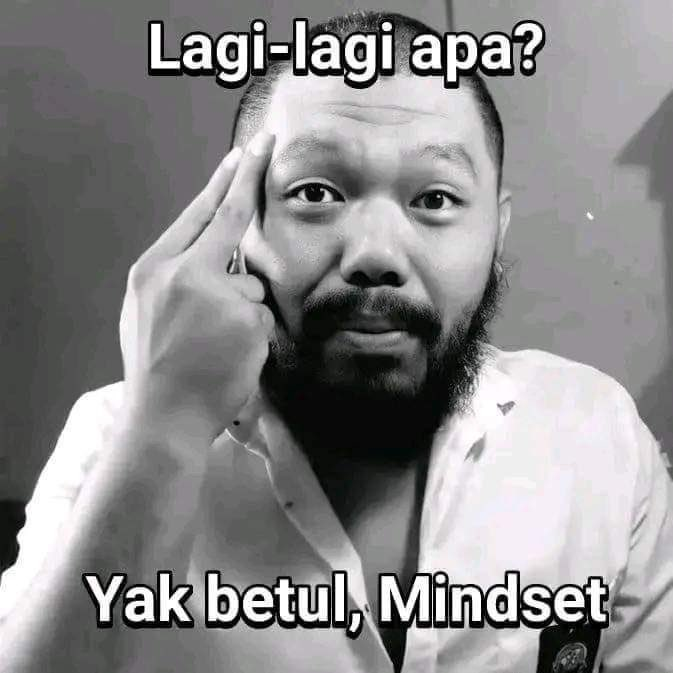
#> input picture Modul6/Percobaan/tes.jpg, 673 x 673 px, found by its file name
$ python percobaan3.py
#> lines starting #> are read from the running program, lines starting #| are printed output that depends on the picture
from PIL import Image, ImageEnhance

# TODO 1: Buka gambar dengan Pillow
img = Image.open('E:/Semester 5/Fungsio/Modul6/Percobaan/tes.jpg')
#> img is the input picture: PIL image 673x673 RGB; mean R, G, B 138.6, 137.8, 138.4

# TODO 2: Ubah tingkat kecerahan (brightness) dan kontras (contrast)
enchancer = ImageEnhance.Brightness(img)
brightened = enchancer.enhance(10)
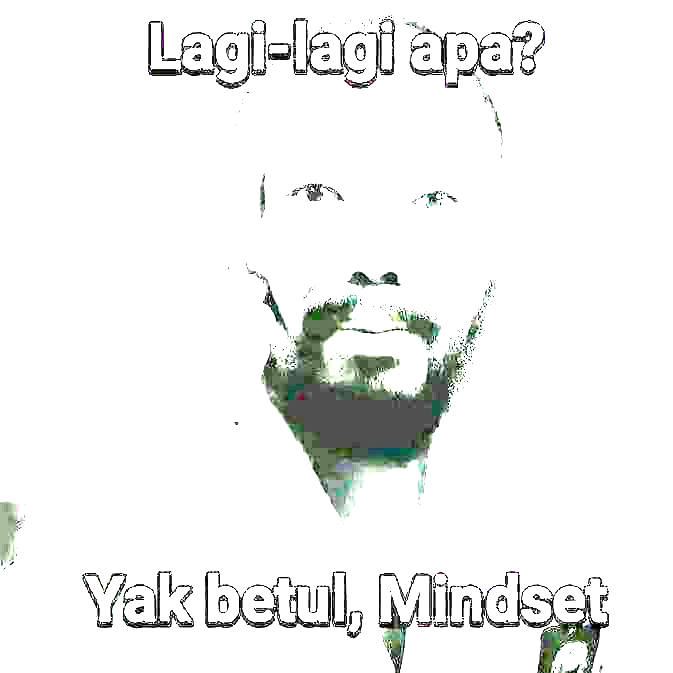
#> brightened: PIL image 673x673 RGB; mean R, G, B 240.3, 241.3, 240.3

enchancer = ImageEnhance.Contrast(brightened)
final_image = enchancer.enhance(1.2)
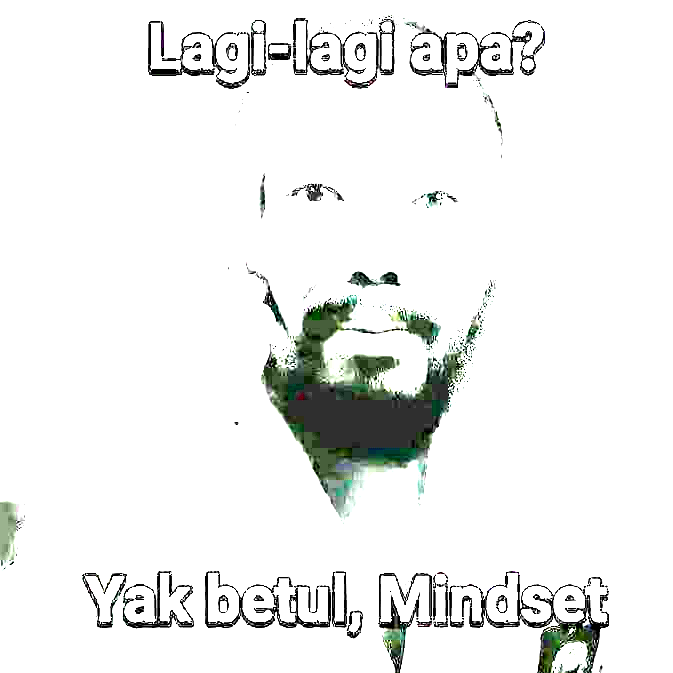
#> final_image: PIL image 673x673 RGB; mean R, G, B 238.1, 239.3, 238.1

# TODO 3: Simpan gambar hasil edit
final_image.save('E:/Semester 5/Fungsio/Modul6/Percobaan/tes5.jpg')

# TODO 4: Tampilkan
img.show(final_image)
